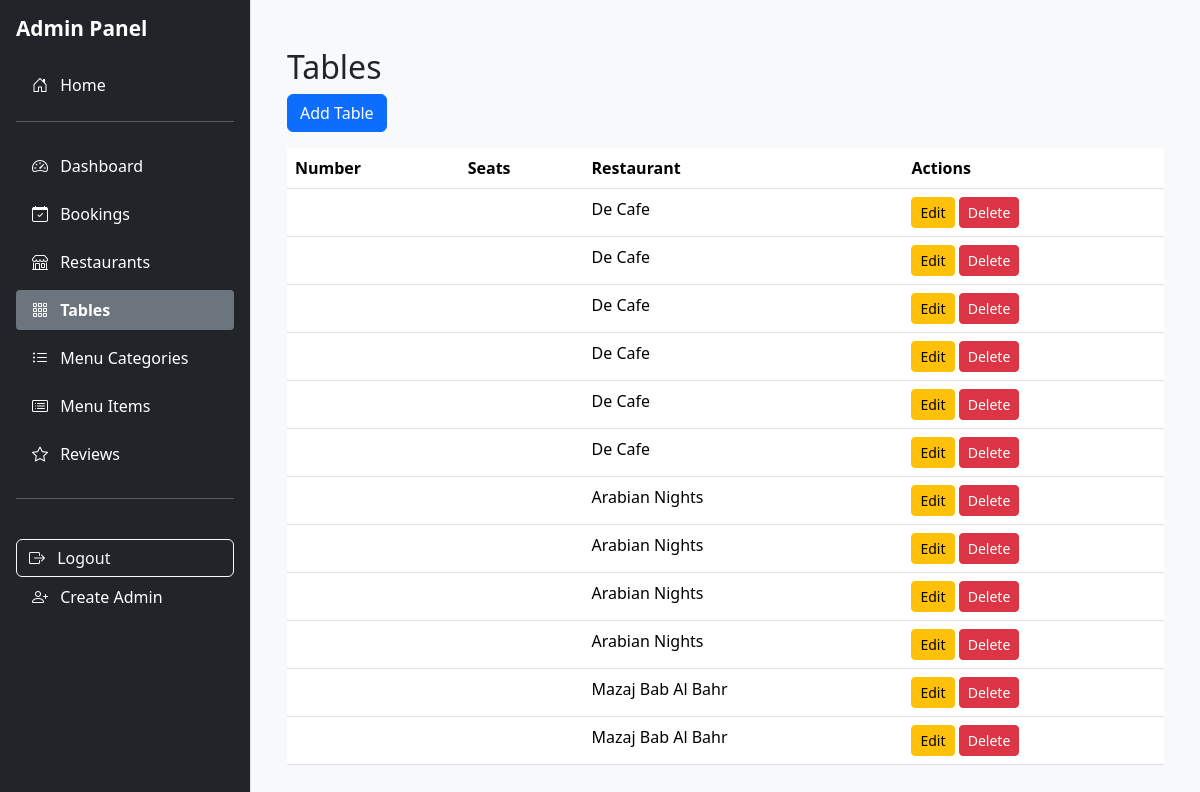
The app's page /adminpanel/tables/ (signed in) with its own data.
### restaurants/models.py (models this page shows, shortened)
class Table(models.Model):
    restaurant = models.ForeignKey(Restaurant, on_delete=models.CASCADE, related_name='tables')
    name = models.CharField(max_length=50)  # e.g., T1, Window-2
    capacity = models.PositiveIntegerField()

class Restaurant(models.Model):
    name = models.CharField(max_length=120)
    address = models.CharField(max_length=255)
    city = models.CharField(max_length=80)
    description = models.TextField(blank=True)
    image = models.ImageField(upload_to='restaurants/', blank=True, null=True)
    opening_time = models.TimeField()
    closing_time = models.TimeField()

### adminpanel/views.py (the view)
# urls.py: path('tables/', views.table_list, name='table_list'),
@staff_required
def table_list(request):
    tables = Table.objects.all()
    return render(request, 'adminpanel/table_list.html', {'tables': tables})

### adminpanel/views.py (called while the page is built)
def staff_required(view_func):
    return user_passes_test(lambda u: u.is_staff)(view_func)

### adminpanel/templates/adminpanel/table_list.html (shortened to what this page needs)
{% extends "adminpanel/admin_base.html" %}
{% block content %}
<div class="container mt-4">
  <h2>Tables</h2>
  <a href="{% url 'adminpanel:table_create' %}" class="btn btn-primary mb-3">Add Table</a>
  <table class="table table-hover">
    <thead>
      <tr>
        <th>Number</th>
        <th>Seats</th>
        <th>Restaurant</th>
        <th>Actions</th>
      </tr>
    </thead>
    <tbody>
      {% for table in tables %}
      <tr>
        <td>{{ table.number }}</td>
        <td>{{ table.seats }}</td>
        <td>{{ table.restaurant.name }}</td>
        <td>
          <a href="{% url 'adminpanel:table_edit' table.id %}" class="btn btn-sm btn-warning">Edit</a>
          <a href="{% url 'adminpanel:table_delete' table.id %}" class="btn btn-sm btn-danger">Delete</a>
        </td>
      </tr>
      {% empty %}
      <tr><td colspan="4">No tables found.</td></tr>
      {% endfor %}
    </tbody>
  </table>
</div>
{% endblock %}

### static/css/admin.css (style rules this page uses)
.table th { font-weight: 600; }

### records on screen
Table: restaurant.name "De Cafe"
Table: restaurant.name "De Cafe"
Table: restaurant.name "De Cafe"
Table: restaurant.name "De Cafe"
Table: restaurant.name "De Cafe"
Table: restaurant.name "De Cafe"
Table: restaurant.name "Arabian Nights"
Table: restaurant.name "Arabian Nights"
Table: restaurant.name "Arabian Nights"
Table: restaurant.name "Arabian Nights"
Table: restaurant.name "Mazaj Bab Al Bahr"
Table: restaurant.name "Mazaj Bab Al Bahr"
